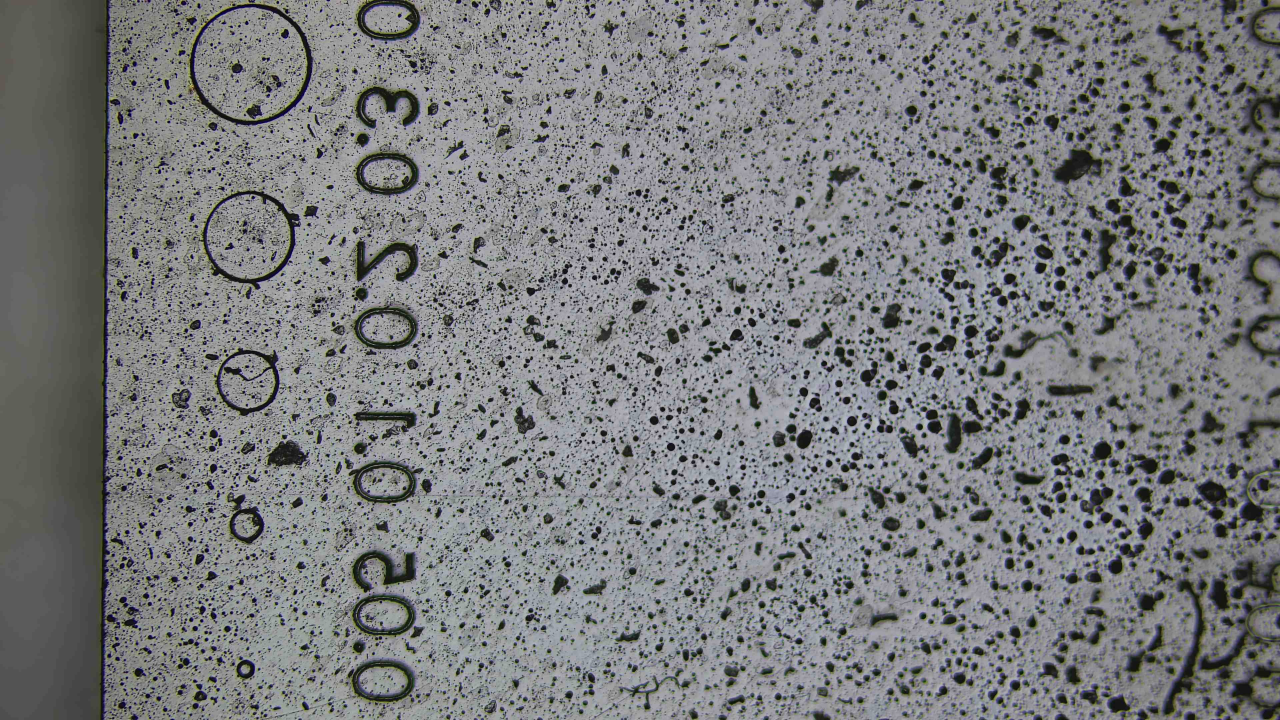
#> input picture 0001.jpg, 3840 x 2160 px (shown at 1/3 size)
$ python -i algorithems.py   (imports and definitions only)
#> lines starting #> are read from the running program, lines starting #| are printed output that depends on the picture; after the words box and inside, x2 and y2 are one past the last pixel; in counts of white or black regions, pixels touching at a corner belong together
#> further down, picture is the input picture: shape (2160, 3840, 3); mean B, G, R 125.6, 124, 122.6
import cv2
import numpy as np


PIXELS_TO_MICROMETER = 1.74

def recognizeCircle(img):
    gray = cv2.cvtColor(img, cv2.COLOR_BGR2GRAY)
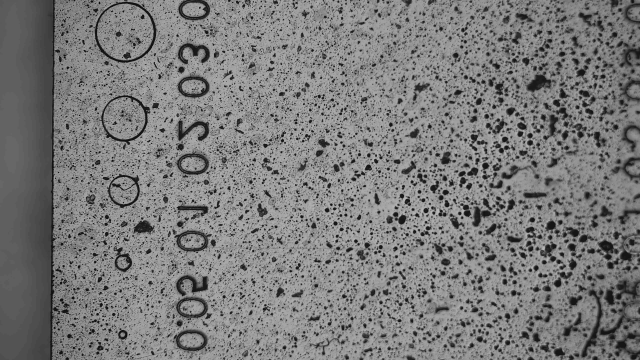
#> gray: shape (2160, 3840) (shown at 1/6 size); min 0, max 241, mean 123.8
    _ ,thresh = cv2.threshold(gray,127,255,cv2.THRESH_BINARY)
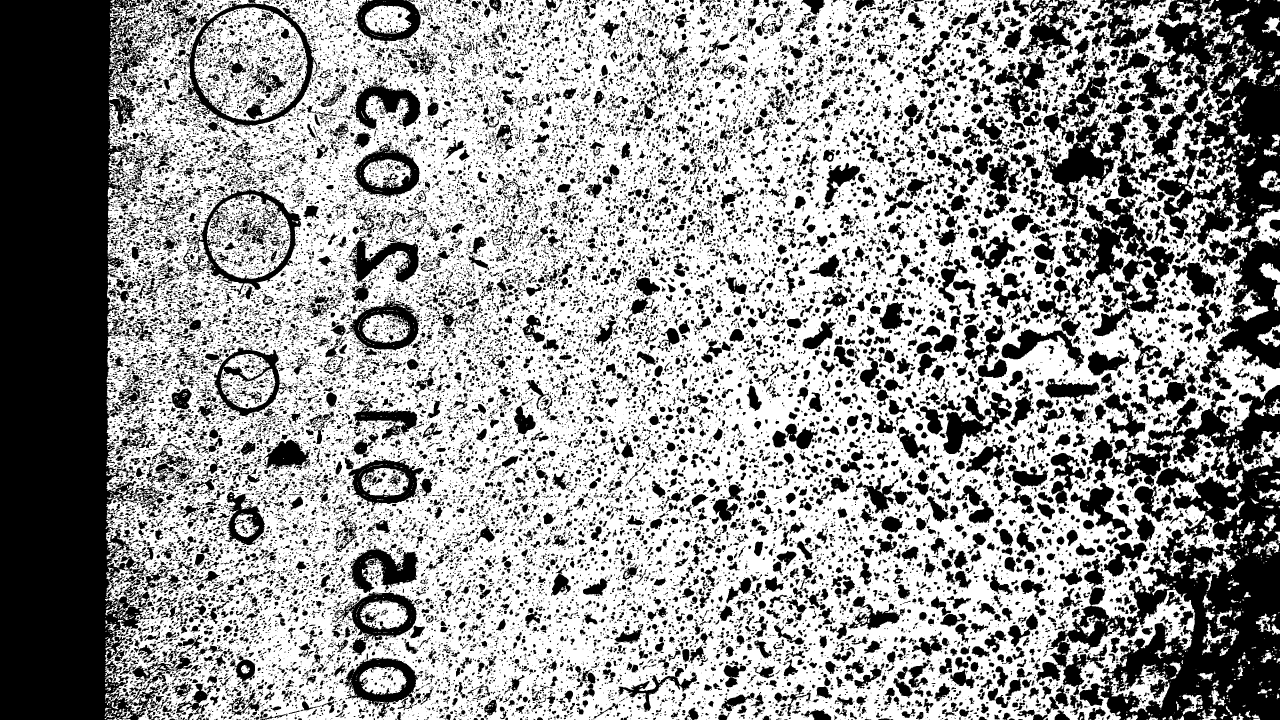
#> thresh: shape (2160, 3840) (shown at 1/3 size); 59.7% white; 30739 black regions (19646 under 20 px), largest, box (x1, y1, x2, y2) and area: (0, 0, 498, 2160) 749877, (3140, 1155, 3840, 2160) 311762, (3387, 0, 3840, 1108) 215159
    canny = cv2.Canny(thresh, 200 ,1529)
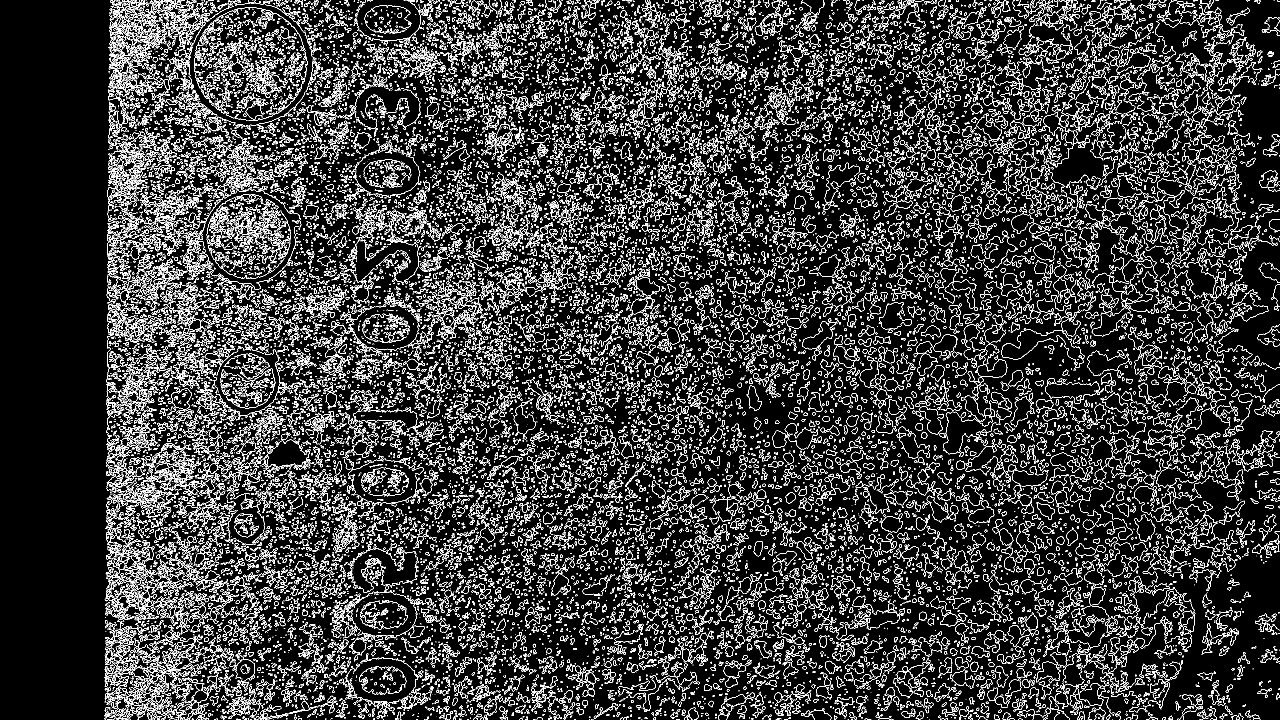
#> canny: shape (2160, 3840) (shown at 1/3 size); 9.2% white in thin lines or dots
    contours, _ = cv2.findContours(canny, cv2.RETR_TREE, cv2.CHAIN_APPROX_SIMPLE)
#> contours = 50841 contours, 41103 with area under 20; largest, box (x1, y1, x2, y2) and area: (514, 1164, 575, 1228) 2636, (514, 1164, 575, 1228) 2606, (2240, 1156, 2285, 1233) 1780, (2240, 1156, 2285, 1233) 1760, (3656, 1502, 3734, 1574) 1531
    cv2.waitKey(1)
    if len(contours) != 0:
        for contour in contours:
            if cv2.contourArea(contour) > 15:
                (x, y), r = cv2.minEnclosingCircle(contour)
                cv2.circle(img, (round(x), round(y)), round(r), (255, 0, 0), 2)
                img = cv2.putText(img, str(round(int(r)* 2 * PIXELS_TO_MICROMETER, 2)), (round(x), round(y)) , cv2.FONT_HERSHEY_SIMPLEX, 1, (0, 0, 255), 2, cv2.LINE_AA)
#> this loop made 50841 passes
#> (x, y, r) on passes 126, 127, 130, 131, 153, 168, 169, 172: (2369, 2154, 3.61), (2369, 2154, 3.16), (1917, 2153.5, 3.35), (1917, 2154, 3.16), (1683, 2153.6, 2.6), (1283.3, 2152.7, 3.22), (1283.4, 2152.6, 2.72), (886.2, 2153.5, 4.12)
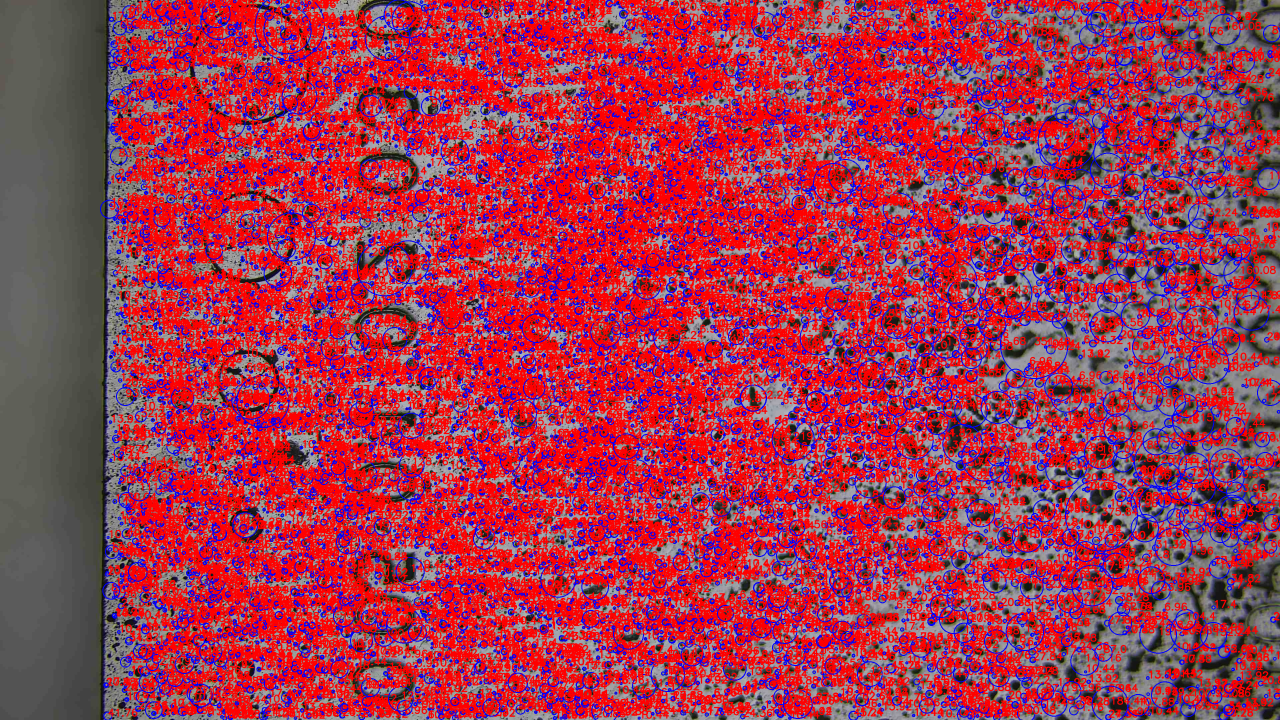
#> img: shape (2160, 3840, 3) (shown at 1/3 size); mean B, G, R 82.5, 55.4, 160.8
                #TODO - try with circle area
    return img

# [13 lines left out: function recognizeRectangle, not called in this run]

def stabilizer():
    #TODO - camera needed
    pass


>>> import cv2
>>> picture = cv2.imread('0001.jpg')
>>> result = recognizeCircle(picture)

$ run again, on 00010.jpg
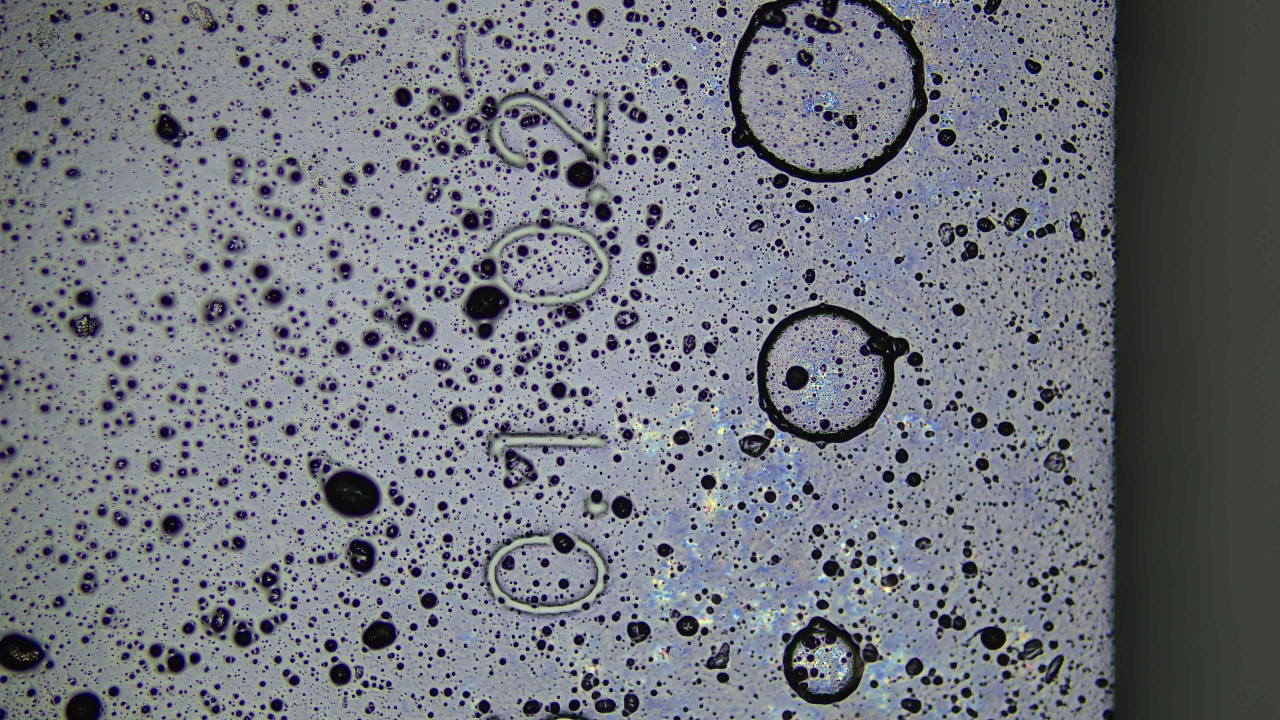
#> input picture 00010.jpg, 3840 x 2160 px (shown at 1/3 size)
#> picture is the input picture: shape (2160, 3840, 3); mean B, G, R 125.4, 118.1, 114.8
#> in recognizeCircle, `_ ,thresh = cv2.threshold(gray,127,255,cv2.THRESH_BINARY)`:
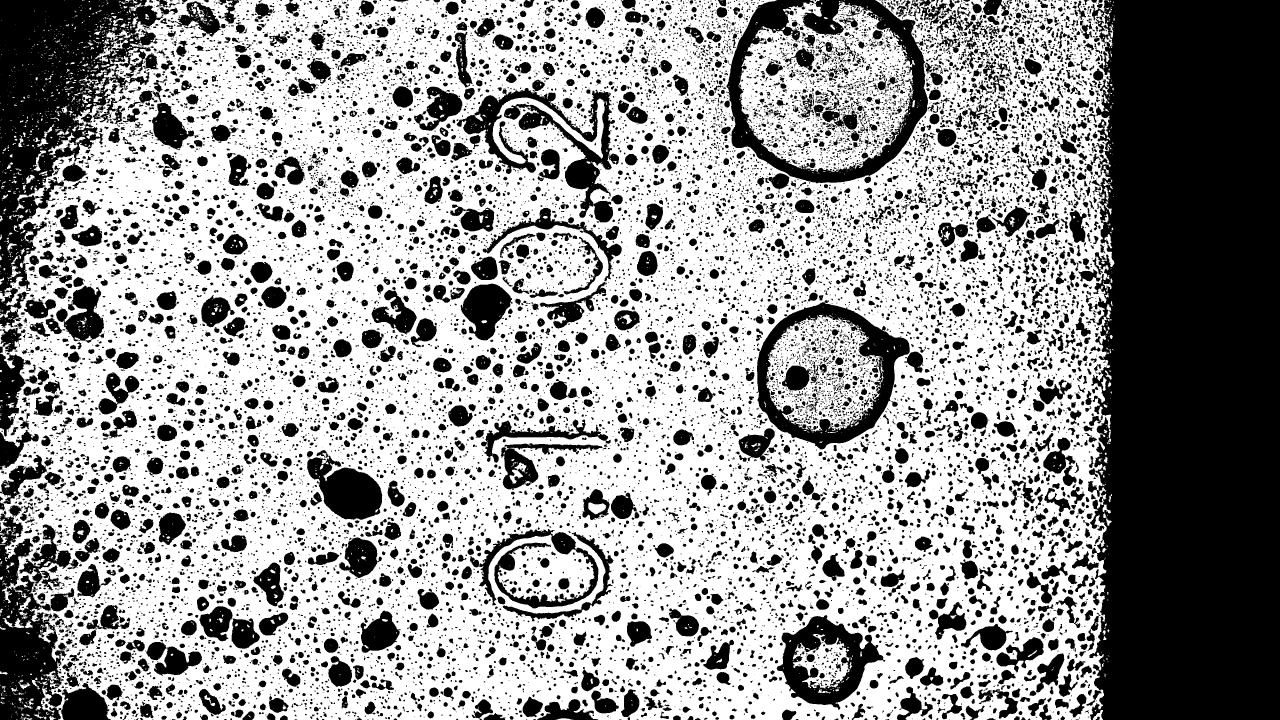
#> thresh: shape (2160, 3840) (shown at 1/3 size); 59.8% white; 19230 black regions (11203 under 20 px), largest, box (x1, y1, x2, y2) and area: (3266, 0, 3840, 2160) 1151257, (0, 0, 490, 889) 194196, (2179, 0, 2784, 550) 78289
#> canny: shape (2160, 3840); 6.2% white in thin lines or dots, all inside (x1, y1, x2, y2) = (0, 0, 3344, 2160)
#> contours = 33244 contours, 23361 with area under 20; largest, box (x1, y1, x2, y2) and area: (597, 1818, 698, 1924) 6837, (597, 1818, 698, 1924) 6798, (2215, 1284, 2324, 1384) 5936, (2215, 1284, 2324, 1382) 5886, (1880, 1863, 1956, 1940) 4060
#> the loop in recognizeCircle, `for contour in contours:` made 33244 passes
#> (x, y, r) on passes 49, 50, 58, 59, 64, 65, 66, 67: (2891.5, 2155.5, 3.81), (2891.5, 2155.5, 3.54), (2116, 2155.5, 5.22), (2116, 2155.5, 5.22), (2544.5, 2154, 3.35), (2544.5, 2154, 3.04), (1157.3, 2153.3, 3.22), (1157.5, 2153.5, 2.92)
#> after the loop in recognizeCircle, `for contour in contours:`:
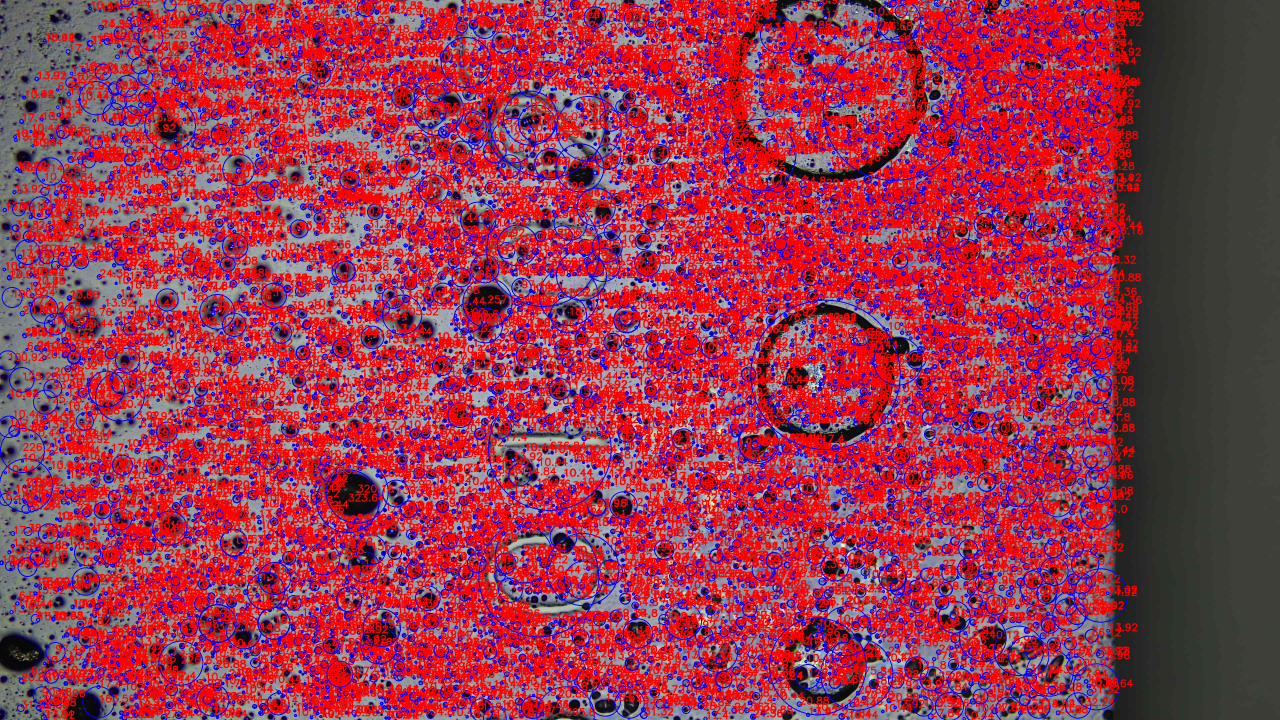
#> img: shape (2160, 3840, 3) (shown at 1/3 size); mean B, G, R 81.9, 54.3, 153.2

$ run again, on 0002.jpg
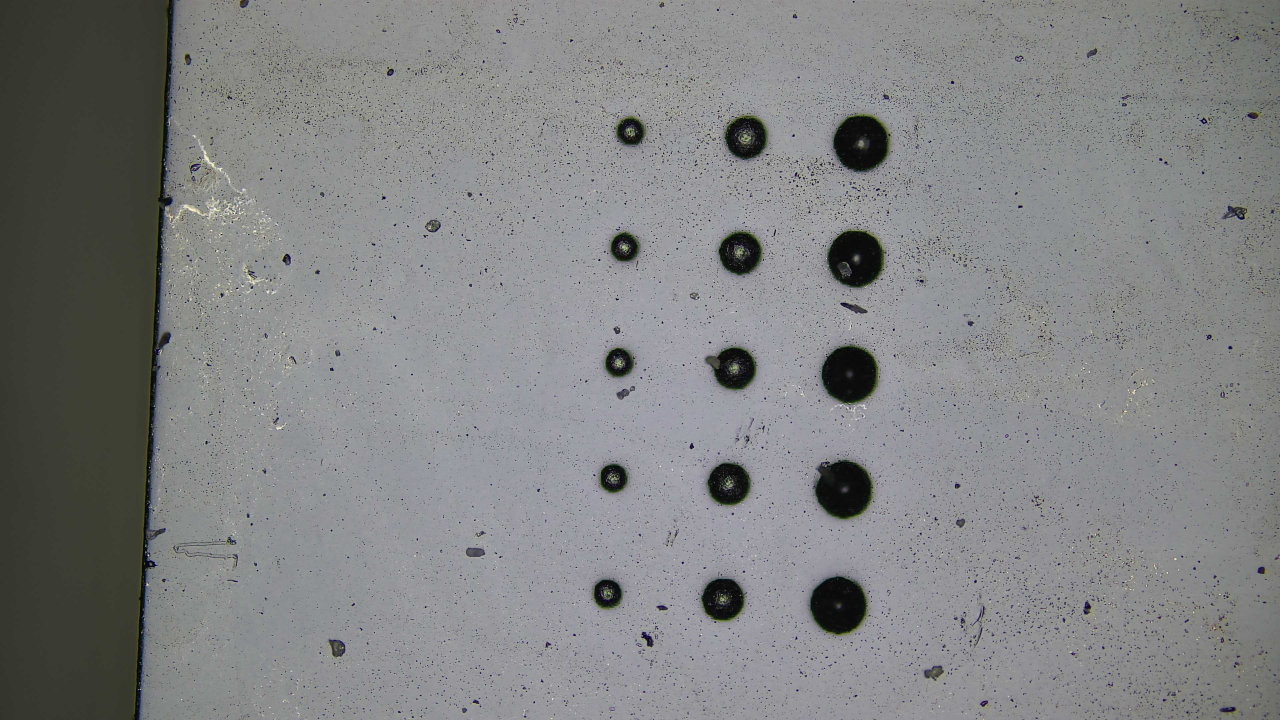
#> input picture 0002.jpg, 3840 x 2160 px (shown at 1/3 size)
#> picture is the input picture: shape (2160, 3840, 3); mean B, G, R 131.4, 130.8, 129.8
#> in recognizeCircle, `_ ,thresh = cv2.threshold(gray,127,255,cv2.THRESH_BINARY)`:
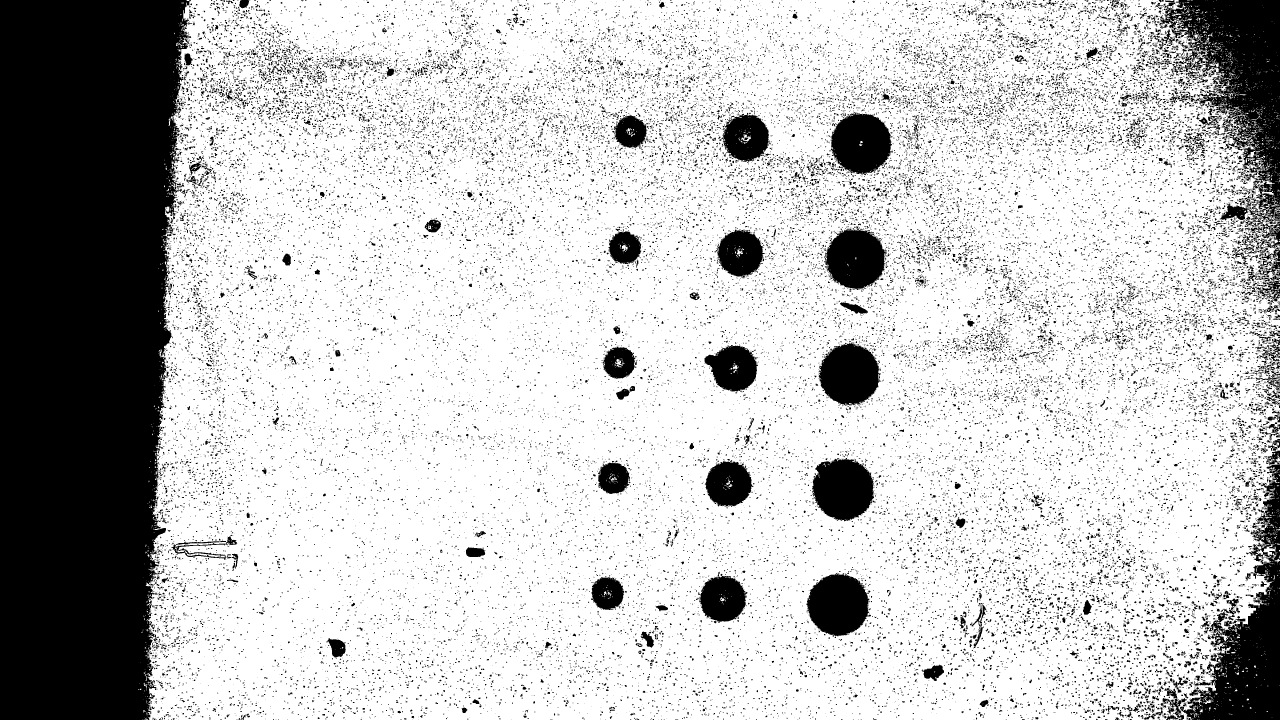
#> thresh: shape (2160, 3840) (shown at 1/3 size); 76.4% white; 44440 black regions (39968 under 20 px), largest, box (x1, y1, x2, y2) and area: (0, 0, 574, 2160) 1065009, (3476, 0, 3840, 673) 108574, (3540, 1393, 3840, 2160) 84803
#> canny: shape (2160, 3840); 4.6% white in thin lines or dots, all inside (x1, y1, x2, y2) = (414, 0, 3840, 2160)
#> contours = 56376 contours, 53573 with area under 20; largest, box (x1, y1, x2, y2) and area: (846, 760, 873, 797) 655, (846, 760, 873, 797) 645, (1966, 1815, 2004, 1834) 418, (1159, 200, 1182, 230) 417, (1159, 200, 1182, 230) 408
#> the loop in recognizeCircle, `for contour in contours:` made 56376 passes
#> (x, y, r) on passes 107, 115, 116, 127, 128, 136, 137, 160: (1215, 2156, 3.16), (2929, 2155.1, 3.08), (2929, 2155, 3), (3109.5, 2154.5, 5.15), (3109.7, 2154, 4.77), (955.2, 2154.2, 3.26), (955.1, 2154.1, 3.07), (3475.5, 2152.7, 3.73)
#> after the loop in recognizeCircle, `for contour in contours:`:
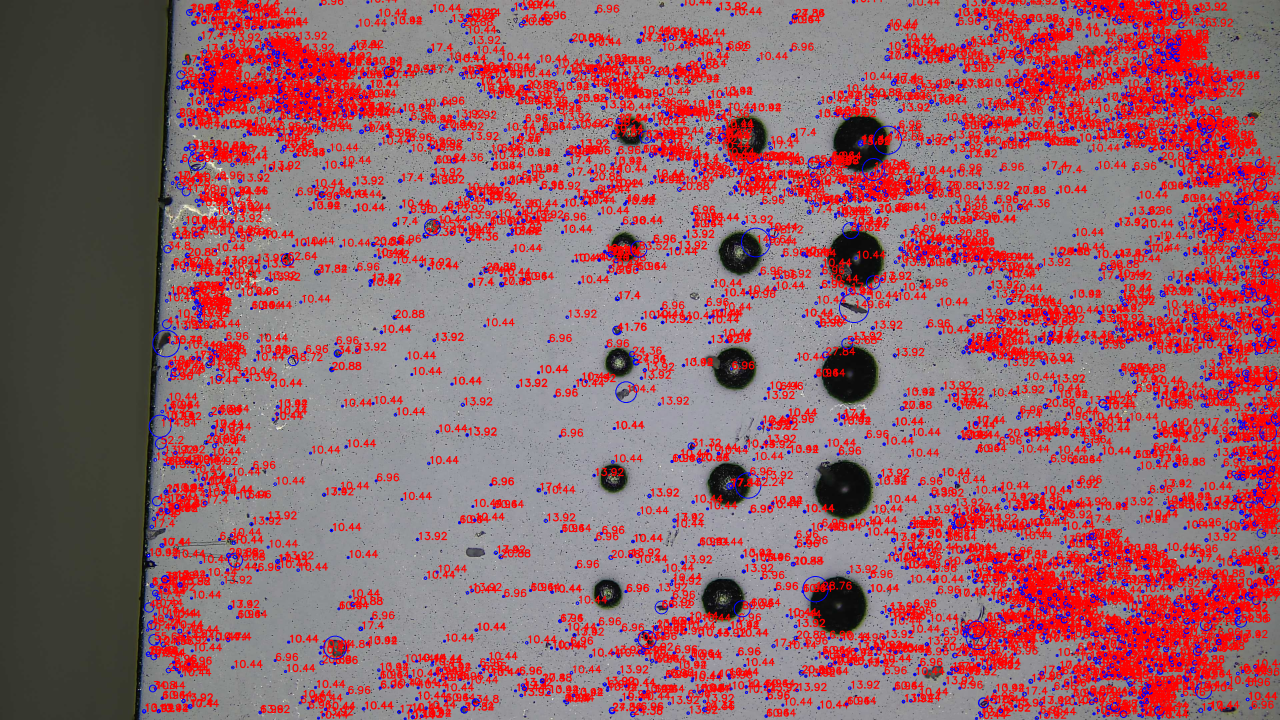
#> img: shape (2160, 3840, 3) (shown at 1/3 size); mean B, G, R 107.6, 100, 148.4
